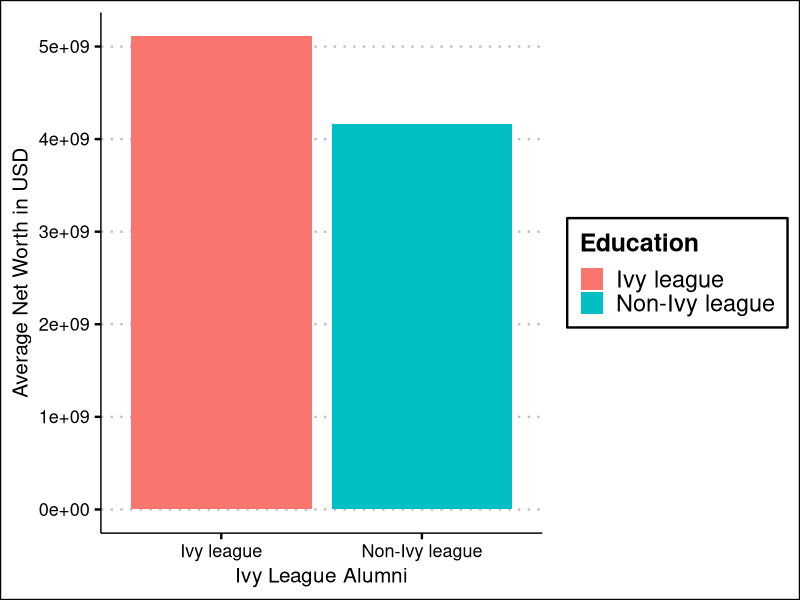
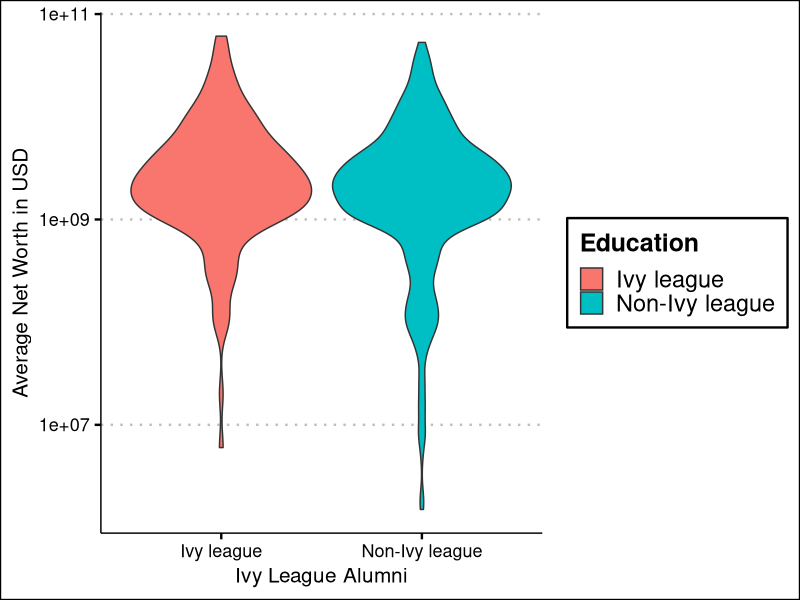
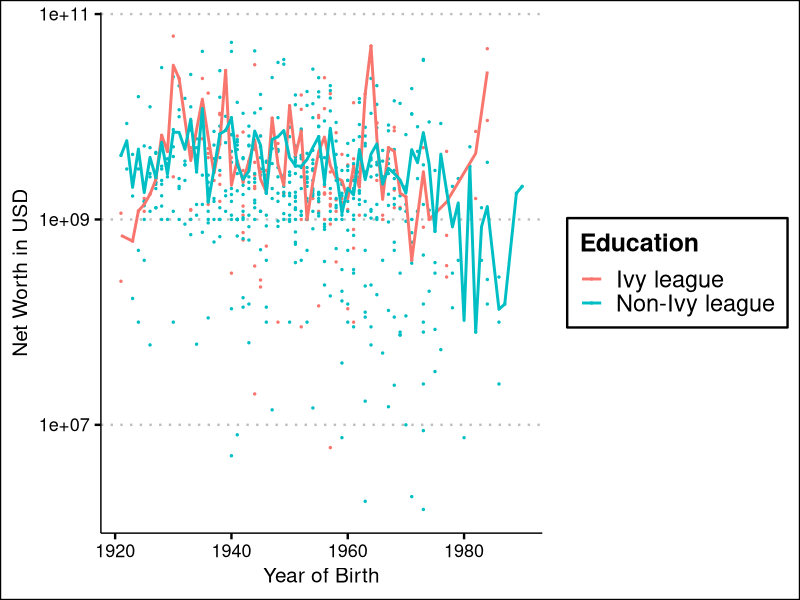
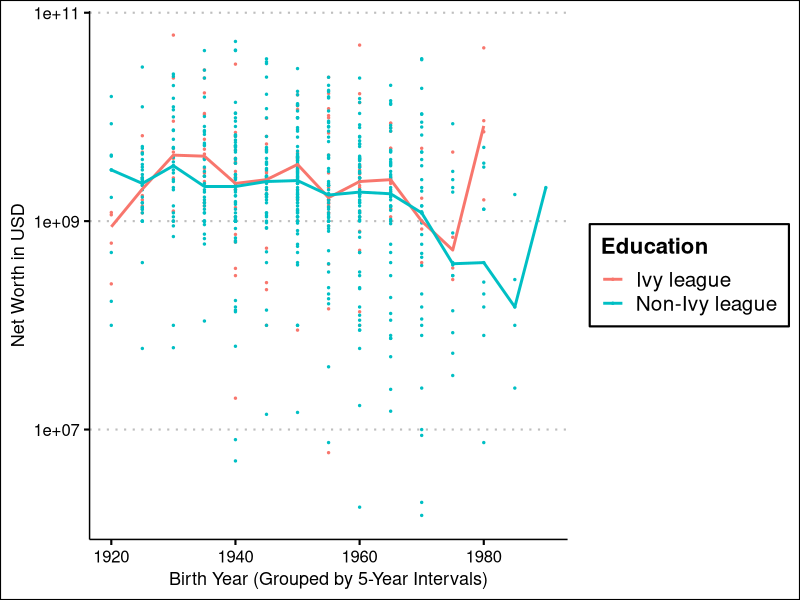
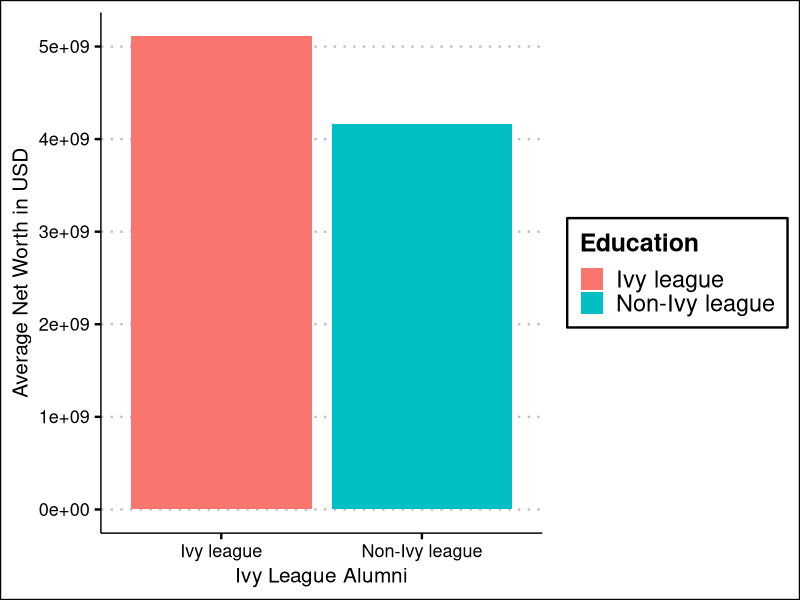
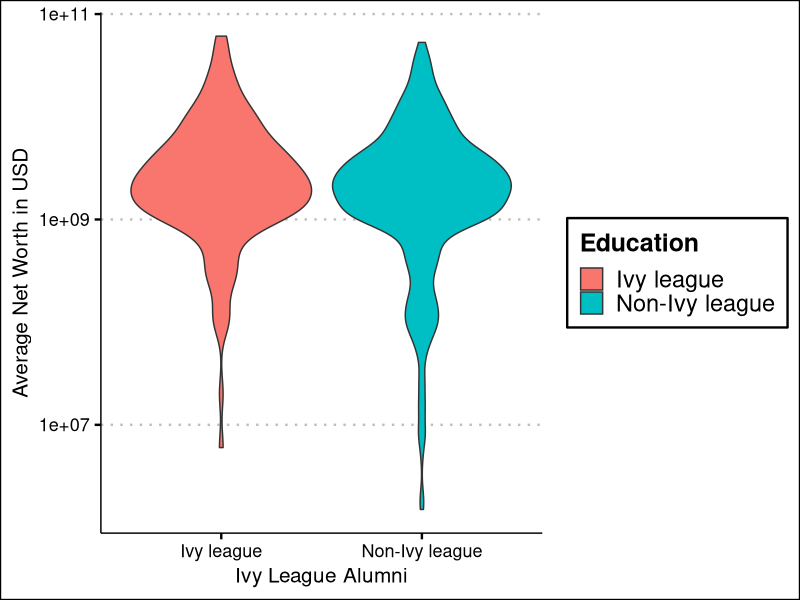
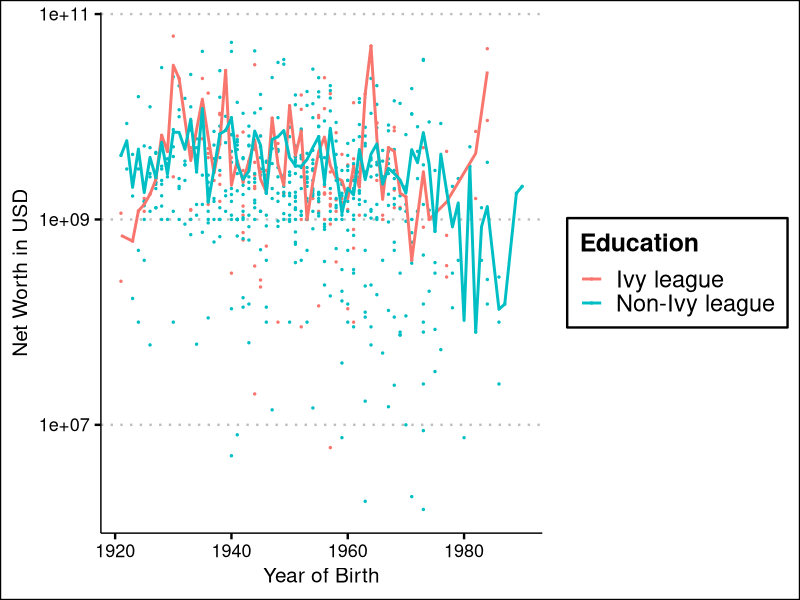
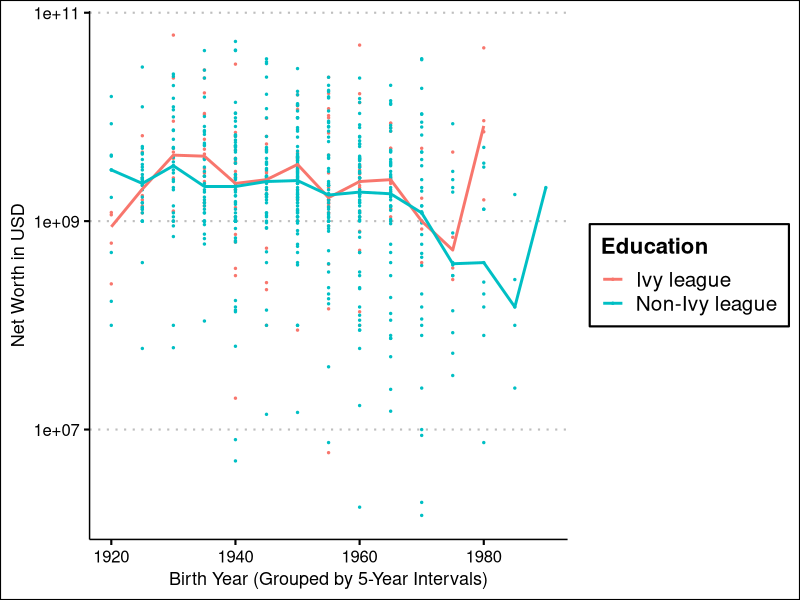

Recreate these plots in R, in order.
#Script for plotting first results 

library(tidyverse)
library(scales)
library("ggthemes")

datafile <- read_csv('results.csv')

##BAR 1: Difference in Net Worth WITHIN Ivy League Alumni############
## Note: not included in report, was the first plot we did#

datafile <- read_csv('results.csv')
#Simply grouping by the Ivy (almaMater), then averaging net worth per Ivy 
data_gr_per_ivy<- datafile|>
  group_by(almaMater)|>
  summarise(avg_networth = mean(networth))
print(data_gr_per_ivy)


barplot1 <- ggplot(data= data_gr_per_ivy)+aes(x=almaMater,y=avg_networth)+
  geom_col()+
  xlab(NULL)+
  labs(
    color= 'Ivy League School',
    title='Average Net Worth of Ivy League Alumni on Wikipedia',
    y= "Average Net Worth in USD"
  )
#print(barplot1)
#ggsave('barplot1.png')


##BAR 2: Difference in the average net worth of Ivy and Non-Ivy Students #########

datacombined <- read_csv('not_rich_with_birth_year_after_1920.csv') 
sum(datacombined$ivy_league, na.rm = TRUE)/nrow(datacombined)*100

#This dataframe has "true/false" established for each person, 
#filtering if they have an Ivy League within their academic history in Wiki
data_divided<- datacombined |> 
  mutate(
    networth = as.numeric(networth),
    #Transforming the true/false to what it stands for
    ivy_league = ifelse(ivy_league, "Ivy league", "Non-Ivy league")
  )|>
  group_by(ivy_league)

data_divided_mean<- data_divided |> 
  #Getting the networth average per section of alumni, excluding N/A entries
  summarise(networth=mean(networth,na.rm=TRUE))
print(data_divided)

barplot2 <- ggplot(data= data_divided_mean)+
  aes(x= ivy_league, y=networth, fill= ivy_league)+
  geom_col()+
  labs(
    x= "Ivy League Alumni",
    y= "Average Net Worth in USD",
    fill = 'Education'
  )+
  theme_clean(base_size = 18)
    
print(barplot2)
ggsave('barplot.pdf')

violinplot <- ggplot(data= data_divided)+
  aes(x= ivy_league, y=networth, fill= ivy_league)+
  geom_violin()+
  labs(
    x= "Ivy League Alumni",
    y= "Average Net Worth in USD",
    fill = 'Education'
  )+
  scale_y_log10()+
  theme_clean(base_size = 18)

print(violinplot)
ggsave('violin.pdf')
  

#### BAR 3: net worth in y, each person by birth year in x

datawithyears <- read_csv('not_rich_with_birth_year_after_1920.csv')|>
  mutate(
    networth = as.numeric(networth),
    birthYear= as.numeric(birthYear),
    ivy_league = ifelse(ivy_league, "Ivy league", "Non-Ivy league"))

averages <- datawithyears|>
  group_by(birthYear, ivy_league)|>
  summarise(avg_networth = mean(networth,na.rm= TRUE))|>
  ungroup()

barplot3 <- ggplot(data= datawithyears)+
  aes(x=birthYear, y=networth, color=ivy_league)+
  geom_point(size = 0.5)+
  geom_line(data = averages, aes(x= birthYear, y= avg_networth, color= ivy_league), size=1)+
  scale_y_log10()+
  labs(
    x= "Year of Birth",
    y= "Net Worth in USD", 
    color = 'Education'
  )+
  theme_clean(base_size =18 )

print(barplot3)
ggsave('scatterlineplot.pdf')





#####OVER 5 YEARS MEDIAN
datawith5years <- read_csv('not_rich_with_birth_year_after_1920.csv') |>
  mutate(
    networth = as.numeric(networth),  
    birthYear = as.numeric(birthYear),  
    ivy_league = ifelse(ivy_league, "Ivy league", "Non-Ivy league")  
  )

datawith5years <- datawith5years |>
  mutate(
    birthYearGroup = (birthYear %/% 5) * 5)


median_5yr <- datawith5years |>
  group_by(birthYearGroup, ivy_league) |>
  summarise(avg_networth = median(networth, na.rm = TRUE)) |>
  ungroup()
print(median_5yr)

scatterplot5yrinterval <- ggplot(data = datawith5years) +
  aes(x = birthYearGroup, y = networth, color = ivy_league) +
  geom_point(size = 0.5) + 
  geom_line(data = median_5yr, aes(x = birthYearGroup, y = avg_networth, color = ivy_league), size = 1) +  # Line for median values
  scale_y_log10() +  
  labs(
    x = "Birth Year (Grouped by 5-Year Intervals)",
    y = "Net Worth in USD",
    color = "Education"
  ) +
  theme_clean(base_size = 16)  

print(scatterplot5yrinterval)

ggsave('scatterplot5yrinterval.pdf')

